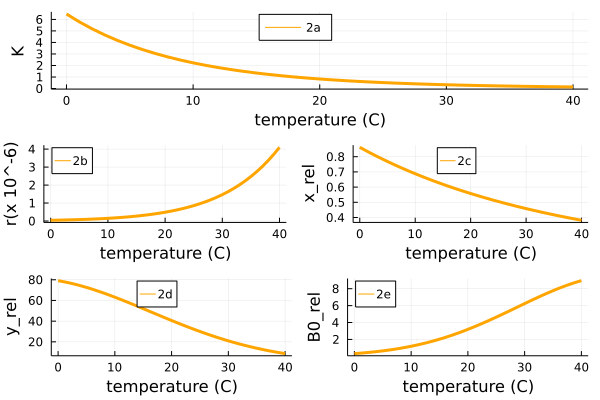

Recreate this plot in Julia.
######## Checking to see if the values in Figure 2, of rates varying with temperature, align with our calcs

#### all species 0.01g
Z = 1
M = BodyMasses(Z=Z)

#### fertilisation level 3
I_K = 3

# T range
temps = [0:1:40;] .+ 273.15


######### 2a - K 

K2 = map(x -> (carryingcapacity_BA(I_K, param, M, x)[1]), temps) #get b0 for interaction 2 -> 1 
pltK2 = plot(temps .- 273.15, K2, c = :orange , lw = 3
    , ylabel = "K", xlabel = "temperature (C)"
    , label = "2a", leg = :top
)


# carryingcapacity_BA(I_K, param, M, Tmin)  # 6.469796324965876
# carryingcapacity_BA(I_K, param, M, T10)   # 2.229581330642422
# carryingcapacity_BA(I_K, param, M, T20)   # 0.8262686110014499
# carryingcapacity_BA(I_K, param, M, T30)   # 0.32693445475490657
# carryingcapacity_BA(I_K, param, M, Tmax)  # 0.1372514415844402
# # CORRECT #

######### 2b - r 
r2 = map(x -> (growth_BA(param, M, x)[1])/1e-6, temps) #get b0 for interaction 2 -> 1 
pltr2 = plot(temps .- 273.15, r2, c = :orange , lw = 3
    , ylabel = "r(x 10^-6)", xlabel = "temperature (C)"
    , label = "2b", leg = :topleft
)

# growth_BA(param, M, Tmin) # 4.293834089901734e-8
# growth_BA(param, M, T20)  # 4.900749719809166e-7
# growth_BA(param, M, T30)  # 1.4677418185488954e-6
# growth_BA(param, M, Tmax) # 4.098371477948643e-6
# # CORRECT #


######### 2c - x relative to r

xrel2 = map(x -> (metabolism_BA(param, M, x)[2]/growth_BA(param, M, x)[1]), temps) #get b0 for interaction 2 -> 1 
pltxrel2 = plot(temps .- 273.15, xrel2, c = :orange , lw = 3
    , ylabel = "x_rel", xlabel = "temperature (C)"
    , label = "2c", leg = :top
)


# metabolism_BA(param, M, Tmin) # 3.6997852501357905e-8
# 3.6997852501357905e-8/4.293834089901734e-8            # 0.8616507234960403

# metabolism_BA(param, M, T10) # 1.0418637435157166e-7

# metabolism_BA(param, M, T20)  # 2.7338159268322533e-7
# 2.7338159268322533e-7/4.900749719809166e-7            # 0.5578362665169335

# metabolism_BA(param, M, T30)  # 6.731119190535962e-7
 
# metabolism_BA(param, M, Tmax) # 1.5646345778326476e-6
# 1.5646345778326476e-6/4.098371477948643e-6            # 0.3817698288823232
# # CORRECT #


######### 2d - y relative to x 

yrel2 = map(x -> (max_ingestion_BA(param, M, Z, x)[2,1]/metabolism_BA(param, M, x)[2]), temps) #get b0 for interaction 2 -> 1 
pltyrel2 = plot(temps .- 273.15, yrel2, c = :orange , lw = 3
    , ylabel = "y_rel", xlabel = "temperature (C)"
    , label = "2d", leg = :top
)

# max_ingestion_BA(param, M, Z, Tmin) # 2.92703e-6 
# 2.92703e-6/3.6997852501357905e-8                      # 79.11351070694093

# max_ingestion_BA(param, M, Z, T10) # 6.58049e-6
# 6.58049e-6/1.0418637435157166e-7                      # 63.16075437844174

# max_ingestion_BA(param, M, Z, T20)  #  1.11074e-5
# 1.11074e-5/2.7338159268322533e-7                      # 40.62965575326955

# max_ingestion_BA(param, M, Z, T30)  #  1.41136e-5
# 1.41136e-5/6.731119190535962e-7                      # 20.96768694847047

# max_ingestion_BA(param, M, Z, Tmax) #  1.35309e-5
# 1.35309e-5/1.5646345778326476e-6                      # 8.647961761616685
# # CORRECT # 


######### 2e - B0 relative to K 

B0rel2 = map(x -> (half_saturation_BA(param, M, Z, x)[2,1])/(carryingcapacity_BA(I_K, param, M, x)[1]), temps) #get b0 for interaction 2 -> 1 
pltB0rel2 = plot(temps .- 273.15, B0rel2, c = :orange , lw = 3
    , ylabel = "B0_rel", xlabel = "temperature (C)"
    , label = "2e", leg = :topleft
)

# half_saturation_BA(param, M, Z, Tmin) # 2.08984 
# 2.08984 / 6.469796324965876                            # 0.3230148052629806

# half_saturation_BA(param, M, Z , T10) #  2.65656 
# 2.65656 /2.229581330642422                             # 1.1915062094794946

# half_saturation_BA(param, M, Z , T20) # 2.63599
# 2.63599/0.8262686110014499                            # 3.1902337386447983

# half_saturation_BA(param, M, Z , T30) # 2.0392
# 2.0392 /0.32693445475490657                          # 6.237335864550373

# half_saturation_BA(param, M, Z , Tmax) # 1.22858
# 1.22858/ 0.1372514415844402                           # 8.951308531387262
# # CORRECT #

l = @layout [a ; b c; d e]
plot(pltK2, pltr2, pltxrel2, pltyrel2, pltB0rel2,layout = l)


######### 2f - biomass extremes
# time span for each simulation
tspan = (0.0, 315360000000.0)
# define extinction threshold
threshold = 10e-12
##### data frame to store outputs
df = DataFrame(
    Z = [],
    I_K = [],
    T = [],
    K = [],
    r = [],
    x_2 = [],
    y_21 = [],
    B0_21 = [],
    maxB1 = [],
    maxB2 = [],
    maxB3 = [],
    minB1 = [],
    minB2 = [],
    minB3 = [],
    sp_survival = []
)

### Loop over temperature gradient

for T in temps
    # generate parameters specific to this combo of Z, I_K and T
    p = ModelParameters(param, T, I_K, Z)

    # Calculate starting biomasses
    u0 = [p.K[1]/2, p.K[1]/2, p.K[1]/2]
            
    # Define the problem 
    prob = ODEProblem(BEFW, u0, tspan, p)

    # Solve the problem
    sol = solve(prob, maxiters = 1e7)


    ###### Output metrics ######
    # turn vector output of biomasses into matrix 
    matrix_u = hcat(sol.u...)' # 56×3 adjoint(::Matrix{Float64}) with eltype Float64: 

    ### Biomass extremes
    maxB1 = maximum(matrix_u[2 * Int64(round(length(matrix_u[:,1])/3)):Int64(length(matrix_u[:,1])),1])
    maxB2 = maximum(matrix_u[2 * Int64(round(length(matrix_u[:,1])/3)):Int64(length(matrix_u[:,1])),2])
    maxB3 = maximum(matrix_u[2 * Int64(round(length(matrix_u[:,1])/3)):Int64(length(matrix_u[:,1])),3])

    minB1 = minimum(matrix_u[2 * Int64(round(length(matrix_u[:,1])/3)):Int64(length(matrix_u[:,1])),1])
    minB2 = minimum(matrix_u[2 * Int64(round(length(matrix_u[:,1])/3)):Int64(length(matrix_u[:,1])),2])
    minB3 = minimum(matrix_u[2 * Int64(round(length(matrix_u[:,1])/3)):Int64(length(matrix_u[:,1])),3])

    ### Number of surviving species
    # final biomasses
    final_u = matrix_u[length(sol.t),:]

    # count number of species remaining that are above extinction threshold
    survived = count(final_u .> threshold)

    ### Push outputs to DataFrame
    push!(df, [
        Z,
        I_K,
        T,
        p.K[1],
        p.r[1],
        p.x[2],
        p.y[2,1],
        p.B0[2,1],
        maxB1,
        maxB2,
        maxB3,
        minB1,
        minB2,
        minB3,
        survived
    ])

    # print some stuff - see how the simulation is progressing
    println(("Z = $Z", "I_K = $I_K", "T = $T"))
end

df
# plot
# initialise an empty plot
pltextr2 = Plots.plot([NaN], [NaN],
                label = "",
                xlims = (0,40),
                ylims = (0,6.5),
                foreground_colour_legend = nothing,
                xlabel = "temperature",
                ylabel = "biomass extremes",
                leg = :topleft)


tempsC = [0:1:40;]
plot!(pltextr2, tempsC, df.maxB1, ls = :dot, c = :green, lw = 3, label = "basal")
plot!(pltextr2, tempsC, df.minB1, ls = :dot, c = :green, lw = 3, label = "")
plot!(pltextr2, tempsC, df.maxB2, ls = :dot, c = :blue, lw = 3, label = "intermediate")
plot!(pltextr2, tempsC, df.minB2, ls = :dot, c = :blue, lw = 3, label = "")
plot!(pltextr2, tempsC, df.maxB3, ls = :dot, c = :red, lw = 3, label = "top")
plot!(pltextr2, tempsC, df.minB3, ls = :dot, c = :red, lw = 3, label = "")
